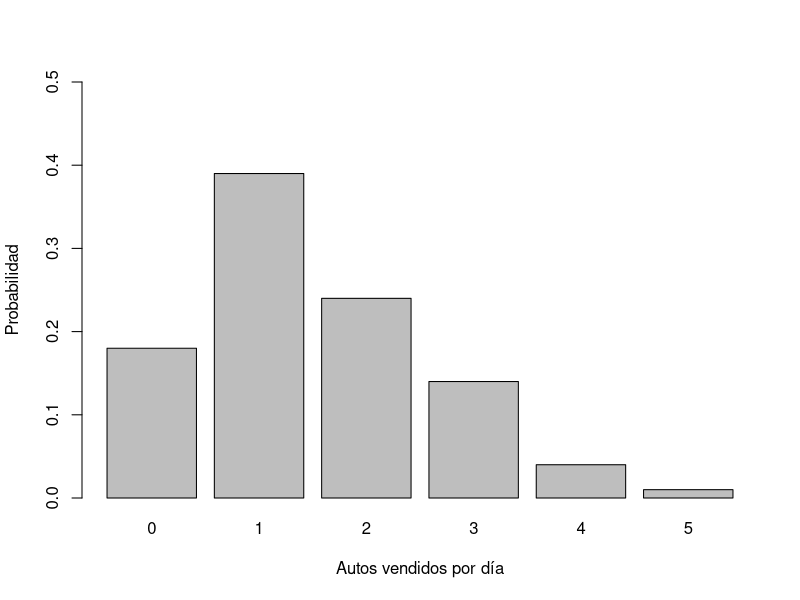
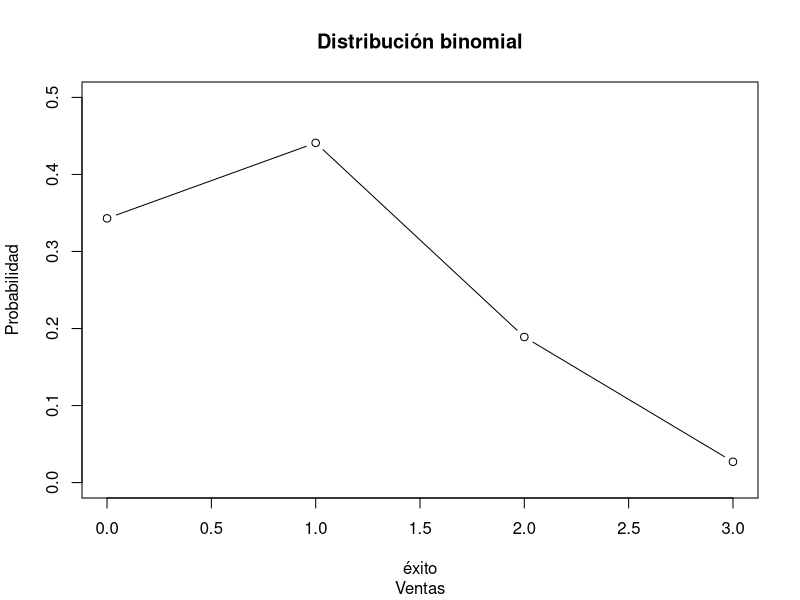

Recreate these plots in R, in order.
## ---- chunk 1
ventas.coches <- read.table("datasets/026-ventas_coches.txt", header = T)
ventas.coches.df <- as.data.frame(ventas.coches)
ventas.coches.df
## ---- chunk 2
barplot(ventas.coches$f.x, names.arg = ventas.coches$x, 
        xlab = "Autos vendidos por día", ylab = "Probabilidad", 
        ylim = c(0,0.5))
## ---- chunk 3
ventas.coches.ve <- ventas.coches$x*ventas.coches$f.x
ventas.coches.df$xf.x <- ventas.coches.ve
ventas.coches.df
## ---- chunk 4
sum(ventas.coches.df$xfx)
## ---- chunk 5
ventas.coches$R <- ventas.coches$x-1.50
ventas.coches$R2 <- ventas.coches$R^2
ventas.coches$R2f.x <- ventas.coches$R2*ventas.coches$f.x
ventas.coches
## ---- chunk 6
sum(ventas.coches$R2f.x)
## ---- chunk 7
sqrt(1.25)
## ---- chunk 8
db0 <- dbinom(0, 3, 0.30)
db1 <- dbinom(1, 3, 0.30)
db2 <- dbinom(2, 3, 0.30)
db3 <- dbinom(3, 3, 0.30)
db0
db1
db2
db3
## ---- chunk 9
db0+db1+db2+db3
## ---- chunk 10
sum(dbinom(c(0,1,2,3), 3, 0.30))
## ---- chunk 11
pbinom(3, 3, 0.30)
## ---- chunk 12
k <- seq(0,3,by=1)
plot(k, dbinom(c(0,1,2,3),3,0.30), type = "b", main = "Distribución binomial", sub = "Ventas", xlab = "éxito", ylab = "Probabilidad", ylim = c(0,0.5))
## ---- chunk 13
dpois(5, 10)
